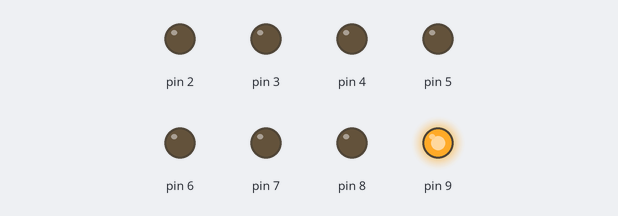
Recording of a sketch running on a simulated Arduino Uno, built with avr-gcc and run on an emulated ATmega328P. Shown: output pins drawn as LEDs (lit = HIGH).

Above: at 0.02 s.
At 0.37 s:
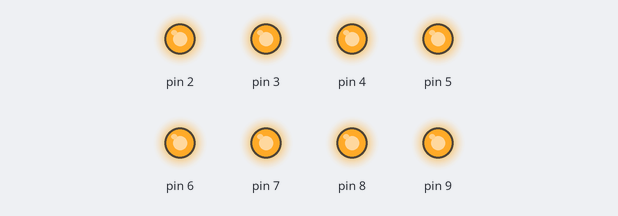
At 0.77 s:
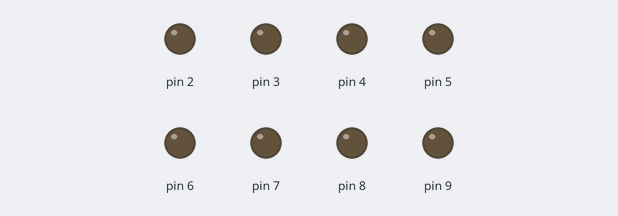
At 1.47 s:
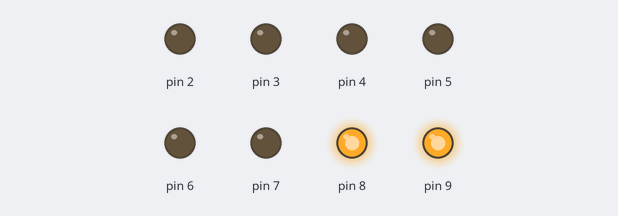
At 2.17 s:
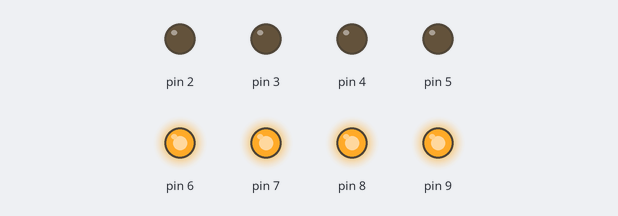
At 2.92 s:
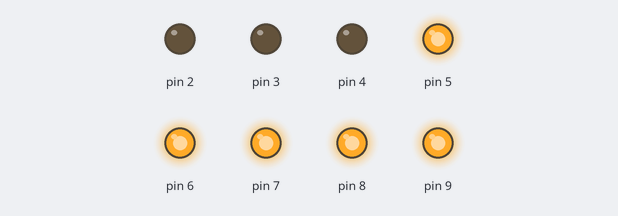
Timing chart, 0 to 3.2 s (numbered marks = the images above):
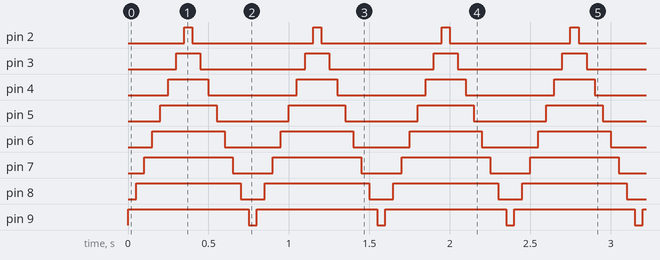

The sketch:

LED_dan_Arduino.ino
```cpp
void setup() {
  for(uint8_t i = 2; i<=9; i++)
    pinMode(i, OUTPUT);

}

void loop() {
  for(uint8_t i = 9; i>=2; i--){
    digitalWrite(i, HIGH);
    delay(50);
  }

  for(uint8_t i = 2; i<=9; i++){
    digitalWrite(i, LOW);
    delay(50);
  }
}
```

Measured:
- by itself, pin 2: alternates HIGH for 0.05 s and LOW for 0.75 s
- by itself, pin 3: alternates HIGH for 0.15 s and LOW for 0.65 s
- by itself, pin 4: alternates HIGH for 0.25 s and LOW for 0.55 s
- by itself, pin 5: alternates HIGH for 0.35 s and LOW for 0.45 s
- by itself, pin 6: alternates HIGH for 0.45 s and LOW for 0.35 s
- by itself, pin 7: alternates HIGH for 0.55 s and LOW for 0.25 s
- by itself, pin 8: alternates HIGH for 0.65 s and LOW for 0.15 s
- by itself, pin 9: alternates HIGH for 0.75 s and LOW for 0.05 s
